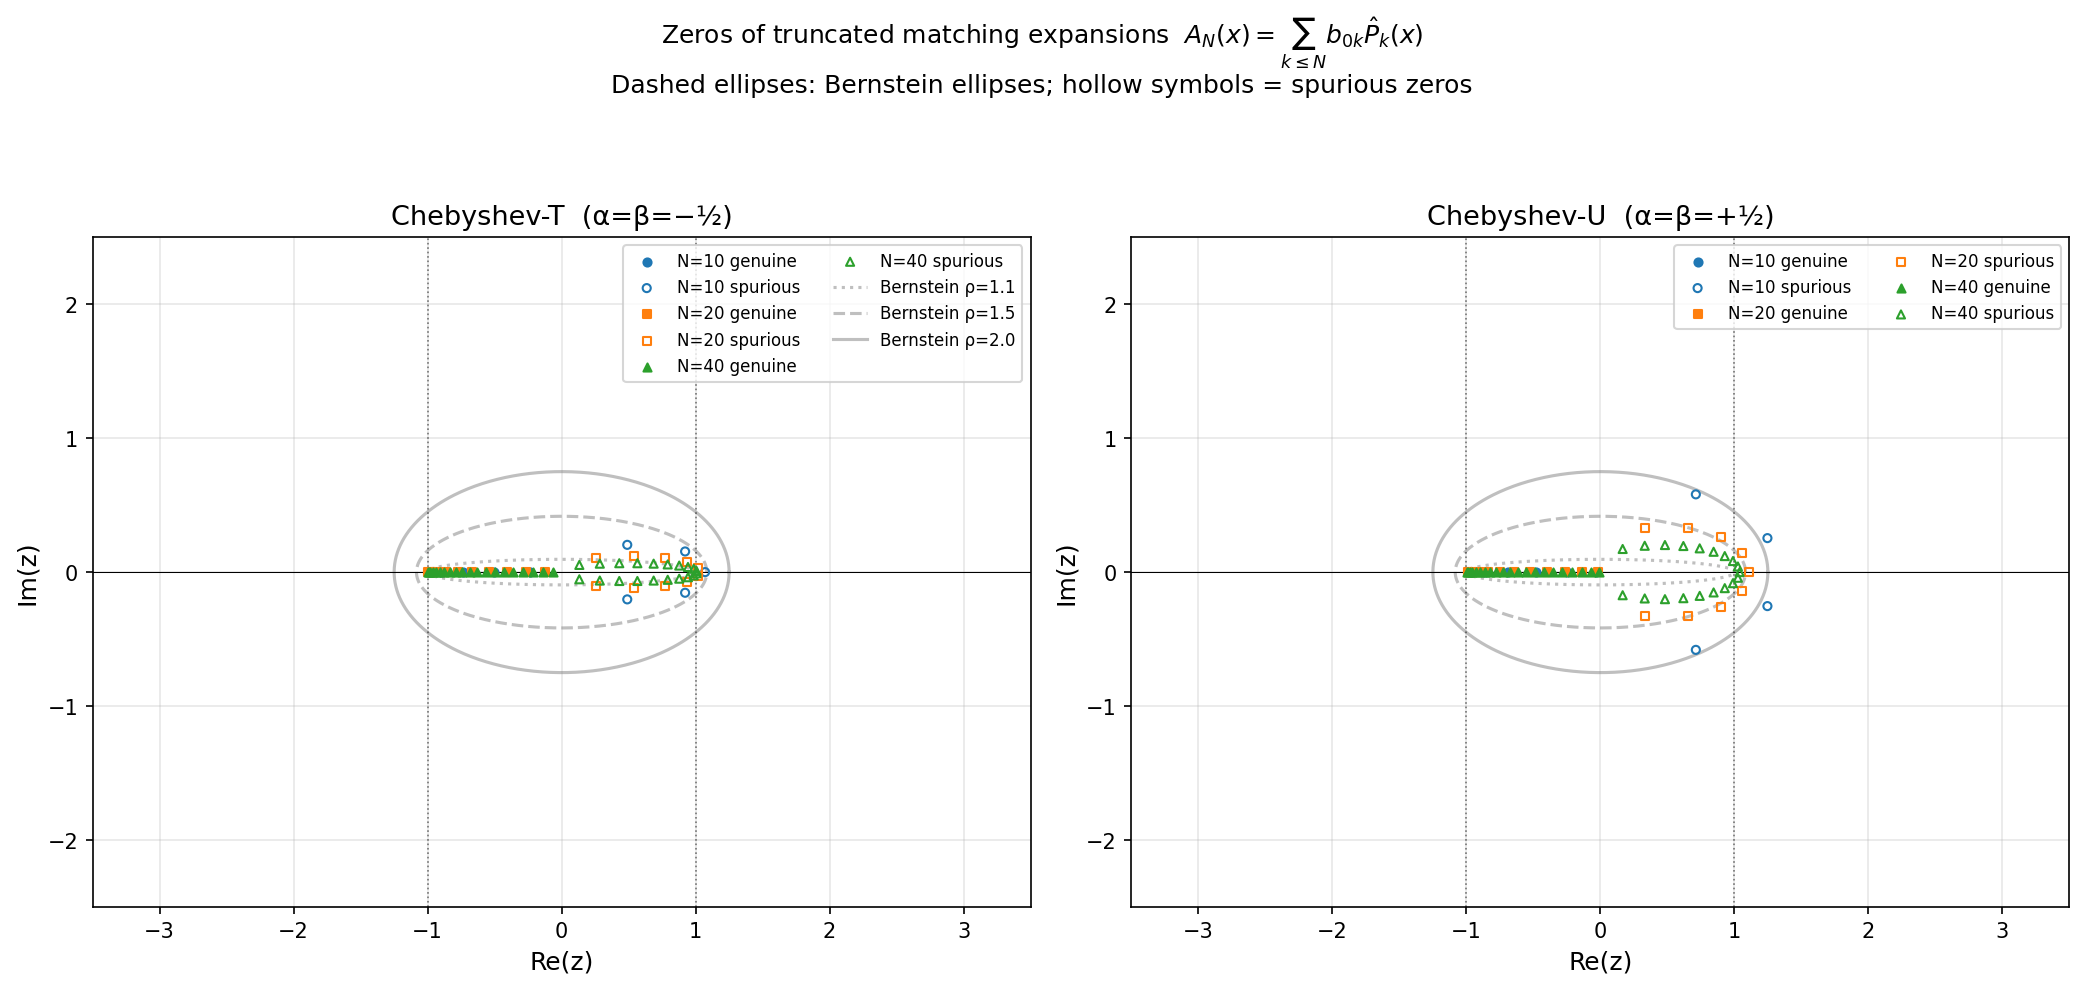

Generate this figure with Python:
"""
Zeros of truncated Chebyshev-T matching expansions.
A_N(x) = ∑_{k=0}^{N} b_{0k} P̂_k^T(x)
       = ∑_{k=0}^{N} c_k T_k(x)  in Chebyshev basis

where c_0 = b_{00}/√π, c_k = b_{0k}√(2/π) for k≥1.

We use the closed-form b_{0k} for arbitrarily large N (no truncation at 12).
Then plot zeros in ℂ and compare to Bernstein ellipse with parameter ρ.
"""

import mpmath as mp
import numpy as np
import matplotlib.pyplot as plt
import matplotlib.patches as mpatches
from matplotlib.patches import Ellipse
import pickle

mp.mp.dps = 50

# ─── Reconstruct b_{0k} from closed form for large N ───────────────────────
def I_sin_cos(p, q):
    p = mp.mpf(p)
    q = int(abs(q))
    num = mp.pi * mp.gamma(p + 1)
    den = mp.power(2, p) * mp.gamma((p + q + 2)/2) * mp.gamma((p - q + 2)/2)
    return num / den

def b_T_0k(k):
    """b_{0k} for Cheb-T, m=0."""
    p = mp.mpf(-1)/2
    integral = I_sin_cos(p, k)  # since m=0, m+k=k and |m-k|=k
    nm = 1/mp.sqrt(mp.pi)
    nk = 1/mp.sqrt(mp.pi) if k == 0 else mp.sqrt(2/mp.pi)
    return nm * nk * integral

def b_U_0k(k):
    """b_{0k} for Cheb-U, m=0."""
    hU = mp.pi / 2
    p = mp.mpf(3)/2
    I_diff = I_sin_cos(p, k) - I_sin_cos(p, k+2)
    return I_diff / (2 * hU)

def cheb_T_zeros(N):
    """Zeros of A_N^T(x) = ∑_{k=0}^N c_k T_k(x)."""
    # Chebyshev coefficients c_k
    c = []
    for k in range(N+1):
        b = float(b_T_0k(k))
        if k == 0:
            c.append(b / np.sqrt(np.pi))
        else:
            c.append(b * np.sqrt(2/np.pi))
    poly = np.polynomial.chebyshev.Chebyshev(c)
    roots = poly.roots()
    return roots

def cheb_U_zeros(N):
    """Zeros of A_N^U(x) = ∑_{k=0}^N b_{0k} P̂_k^U(x)."""
    # P̂_k^U = U_k / sqrt(π/2)
    # A_N^U(x) = ∑ b_{0k}/√(π/2) · U_k(x)
    # U_k(cosθ) = sin((k+1)θ)/sinθ
    # We need polynomial coefficients for ∑ d_k U_k(x).
    # Convert U-coefficients to Chebyshev via U_k = 2T_... or direct.
    # Easiest: convert to monomial via numpy
    d = []
    for k in range(N+1):
        d.append(float(b_U_0k(k)) / np.sqrt(np.pi/2))
    # U_k coefficients → chebychev u polynomial object
    poly = np.polynomial.chebyshev.Chebyshev(
        np.polynomial.chebyshev.cheb2poly(
            np.polynomial.polynomial.Polynomial(
                np.zeros(N+1)  # placeholder
            ).coef
        )
    )
    # Better: use np.polynomial for Chebyshev-U directly
    # U_k is not in numpy standard, but we know: U_0=1,U_1=2x,U_n=2x U_{n-1}-U_{n-2}
    # Convert U-basis to monomial
    u_mono = [[1.0], [2.0, 0.0]]  # U_0=1 as poly [const], U_1=2x
    # Wait: poly [a,b] means a + b*x in numpy Polynomial
    # U_0 = 1 → [1]
    # U_1 = 2x → [0, 2]
    u_mono = {0: np.array([1.0]), 1: np.array([0.0, 2.0])}
    for k in range(2, N+1):
        # U_k = 2x U_{k-1} - U_{k-2}
        um1 = u_mono[k-1]
        um2 = u_mono[k-2]
        # 2x * um1: shift by 1 and multiply by 2
        xu = np.zeros(len(um1)+1)
        xu[1:] = 2*um1
        # subtract um2
        um2_pad = np.zeros(len(xu))
        um2_pad[:len(um2)] = um2
        u_mono[k] = xu - um2_pad
    # Build total polynomial in monomial basis
    max_len = max(len(u_mono[k]) for k in range(N+1))
    total = np.zeros(max_len)
    for k in range(N+1):
        coeff = d[k]
        mono = u_mono[k]
        total[:len(mono)] += coeff * mono
    # Find roots
    roots = np.roots(total[::-1])  # np.roots expects highest-degree first
    return roots

# ─── Bernstein ellipse ──────────────────────────────────────────────────────
def bernstein_ellipse(rho, npts=500):
    """Bernstein ellipse: z = (ρ e^{iθ} + ρ^{-1}e^{-iθ})/2 = cosh(σ+iθ)
    with σ = log(ρ), so semi-axes a=(ρ+1/ρ)/2, b=(ρ-1/ρ)/2."""
    a = (rho + 1/rho) / 2
    b = (rho - 1/rho) / 2
    theta = np.linspace(0, 2*np.pi, npts)
    x = a * np.cos(theta)
    y = b * np.sin(theta)
    return x, y

# ─── MAIN PLOT ───────────────────────────────────────────────────────────────
if __name__ == "__main__":
    Ns = [10, 20, 40]

    # Collect zeros for Cheb-T
    all_zeros_T = {}
    for N in Ns:
        z = cheb_T_zeros(N)
        all_zeros_T[N] = z
        print(f"N={N}: {len(z)} zeros computed")

    # Collect zeros for Cheb-U
    all_zeros_U = {}
    for N in Ns:
        z = cheb_U_zeros(N)
        all_zeros_U[N] = z
        print(f"U N={N}: {len(z)} zeros computed")

    # ─── Figure ─────────────────────────────────────────────────────────────
    fig, axes = plt.subplots(1, 2, figsize=(14, 7))

    colors = ['tab:blue', 'tab:orange', 'tab:green']
    markers = ['o', 's', '^']

    for ax, zeros_dict, title, label in [
        (axes[0], all_zeros_T, "Chebyshev-T  (α=β=−½)", "T"),
        (axes[1], all_zeros_U, "Chebyshev-U  (α=β=+½)", "U"),
    ]:
        for (N, col, mk) in zip(Ns, colors, markers):
            zs = zeros_dict[N]
            # real zeros in [−1,1] (genuine)
            real_mask = (np.abs(zs.imag) < 1e-10) & (np.abs(zs.real) <= 1.01)
            # spurious: outside or complex
            spur_mask = ~real_mask
            ax.scatter(zs[real_mask].real, zs[real_mask].imag,
                       s=15, color=col, marker=mk, label=f'N={N} genuine', zorder=4)
            ax.scatter(zs[spur_mask].real, zs[spur_mask].imag,
                       s=15, color=col, marker=mk, facecolors='none',
                       label=f'N={N} spurious', zorder=4)

        # Draw Bernstein ellipses for rho = 1.1, 1.5, 2.0
        for rho, ls in [(1.1, ':'), (1.5, '--'), (2.0, '-')]:
            xe, ye = bernstein_ellipse(rho)
            ax.plot(xe, ye, ls, color='gray', alpha=0.5,
                    label=f'Bernstein ρ={rho}' if label == "T" else '_nolegend_')

        ax.axhline(0, color='k', linewidth=0.5)
        ax.set_xlim(-3.5, 3.5)
        ax.set_ylim(-2.5, 2.5)
        ax.set_xlabel('Re(z)', fontsize=12)
        ax.set_ylabel('Im(z)', fontsize=12)
        ax.set_title(title, fontsize=13)
        ax.legend(fontsize=8, ncol=2)
        ax.set_aspect('equal')
        # Mark [−1,1] interval
        ax.axvline(-1, color='k', linestyle=':', linewidth=0.8, alpha=0.5)
        ax.axvline(1, color='k', linestyle=':', linewidth=0.8, alpha=0.5)
        ax.grid(True, alpha=0.3)

    fig.suptitle("Zeros of truncated matching expansions  $A_N(x) = \\sum_{k\\leq N} b_{0k}\\hat{P}_k(x)$\n"
                 "Dashed ellipses: Bernstein ellipses; hollow symbols = spurious zeros",
                 fontsize=12)
    plt.tight_layout()
    plt.savefig('/Users/robin/git/category/jacobi_zeros.png', dpi=150, bbox_inches='tight')
    print("Saved jacobi_zeros.png")
    plt.close()

    # ─── Print zero analysis ─────────────────────────────────────────────────
    print("\n=== ZERO ANALYSIS ===")
    for N in Ns:
        zs = all_zeros_T[N]
        real_in = zs[(np.abs(zs.imag)<1e-10) & (np.abs(zs.real)<=1.01)]
        spur = zs[~((np.abs(zs.imag)<1e-10) & (np.abs(zs.real)<=1.01))]
        print(f"\nCheb-T N={N}:")
        print(f"  {len(real_in)} genuine zeros in [−1,1]")
        print(f"  {len(spur)} spurious zeros")
        if len(spur) > 0:
            mods = np.abs(spur)
            # Bernstein parameter: ρ = |z| + sqrt(z²-1)?
            # For z = (ρe^{iθ} + ρ^{-1}e^{-iθ})/2, |z| ≤ (ρ+1/ρ)/2 = cosh(log ρ)
            # So ρ = |z| + sqrt(|z|²-1) for real z outside [−1,1]
            rhos = []
            for z in spur:
                if abs(z.real) > 1 and abs(z.imag) < 1e-6:
                    rho = abs(z.real) + np.sqrt(abs(z.real)**2 - 1)
                    rhos.append(rho)
            if rhos:
                print(f"  Real spurious Bernstein ρ: {[f'{r:.3f}' for r in rhos]}")
            # Complex spurious: max |z|
            cmx = spur[np.abs(spur.imag) > 1e-6]
            if len(cmx) > 0:
                print(f"  Complex spurious |z| range: [{np.min(np.abs(cmx)):.3f}, {np.max(np.abs(cmx)):.3f}]")

    print("\n=== Expected Bernstein ellipse behavior ===")
    print("For Chebyshev approximation with decay b_{0k} ~ k^{-1/2}:")
    print("The 'balance' approximation: b_{0N} ~ ρ^{-N} for a point on Bernstein ellipse ρ.")
    print("But b_{0k} decays as k^{-1/2}, NOT geometrically → ρ→1⁺ as N→∞.")
    print("This means zeros accumulate on [−1,1] itself (the Bernstein ellipse ρ=1).")
    print("Compare to Hermite: geometric decay → ρ=√3 fixed Bernstein-like radius.")
    print("Compare to MP: power-law decay → zeros also crowd toward real axis.")
